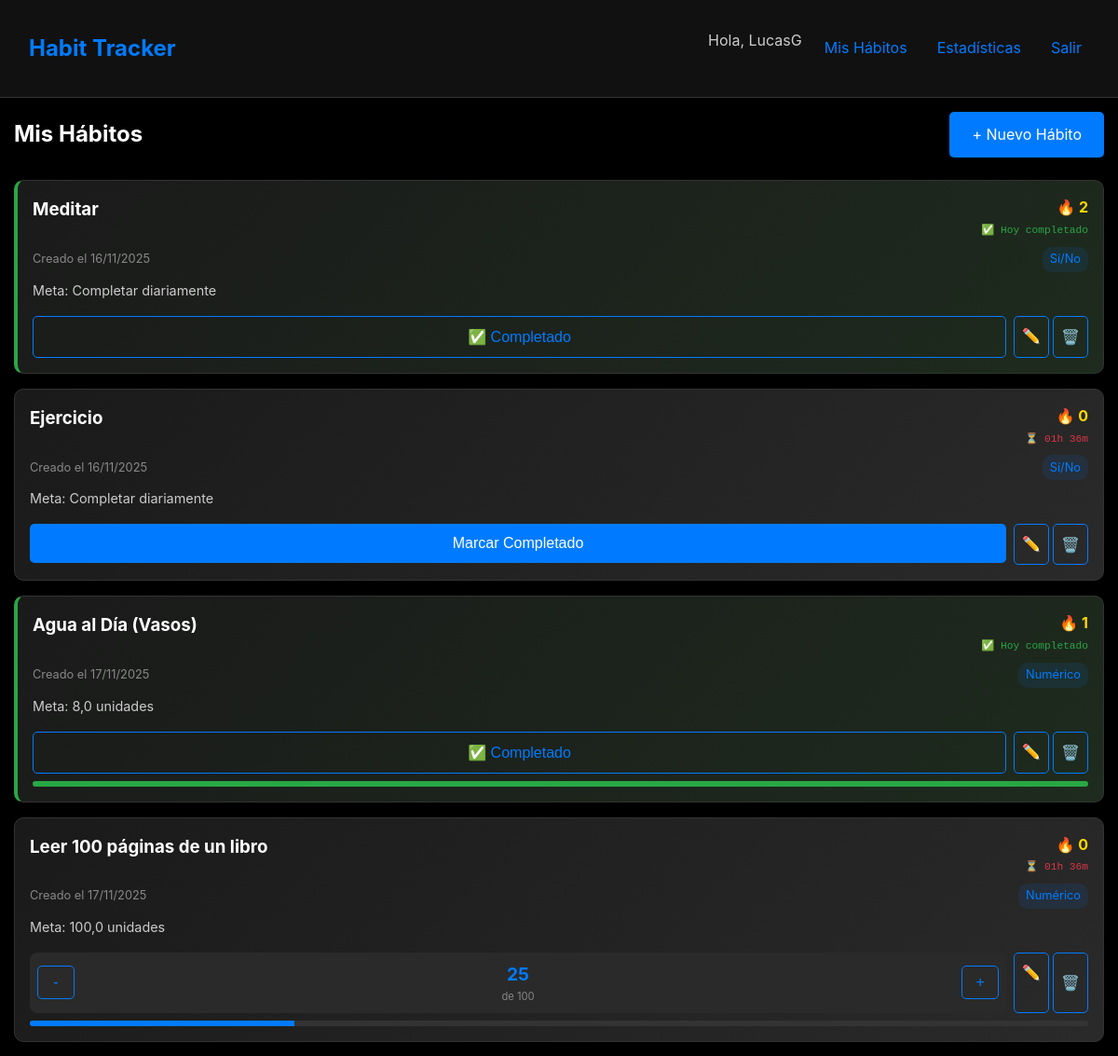
Screenshot of / (signed in) with the database file from the repository.
### habits/models.py (models this page shows, shortened)
class Habit(models.Model):
    GOAL_TYPES = [
        ('boolean', 'Sí/No'),
        ('numeric', 'Numérico'),
        ('time', 'Tiempo'),
    ]
    user = models.ForeignKey(User, on_delete=models.CASCADE)
    name = models.CharField(max_length=200)
    goal_type = models.CharField(max_length=10, choices=GOAL_TYPES, default='boolean')
    target = models.FloatField(default=1.0)
    created_at = models.DateTimeField(auto_now_add=True)
    def formatted_created_at(self):
        return self.created_at.strftime("%d/%m/%Y")
    def current_streak(self):
        logs = self.habitlog_set.order_by('-date')
        if not logs:
            return 0
        streak = 0
        today = timezone.now().date()
        current_date = today
        for log in logs:
            if log.date == current_date:
                if (self.goal_type == 'boolean' and log.value >= 1) or \
                   (self.goal_type in ['numeric', 'time'] and log.value >= self.target):
                    streak += 1
                    current_date -= timezone.timedelta(days=1)
                else:
                    break
            else:
                break
        return streak
    def is_completed_today(self):
        today = timezone.now().date()
        try:
            log = HabitLog.objects.get(habit=self, date=today)
            if self.goal_type == 'boolean':
                return log.value >= 1
            else:
                return log.value >= self.target
        except HabitLog.DoesNotExist:
            return False
    def hours_until_midnight(self):
        now = timezone.now()
        tomorrow = now + timedelta(days=1)
        midnight = tomorrow.replace(hour=0, minute=0, second=0, microsecond=0)
        time_left = midnight - now
        return int(time_left.total_seconds() // 3600), int((time_left.total_seconds() % 3600) // 60)

class HabitLog(models.Model):
    habit = models.ForeignKey(Habit, on_delete=models.CASCADE)
    date = models.DateField(default=timezone.now)
    value = models.FloatField(default=0.0)
    class Meta:
        unique_together = ['habit', 'date']

### habits/views.py (the view)
# urls.py: path('', views.habit_list, name='habit_list'),
@login_required
def habit_list(request):
    habits = Habit.objects.filter(user=request.user)
    today = timezone.now().date()
    for habit in habits:
        try:
            habit.today_log = HabitLog.objects.get(habit=habit, date=today)
        except HabitLog.DoesNotExist:
            habit.today_log = None
    return render(request, 'habits/habit_list.html', {'habits': habits, 'today': today})

### templates/habits/habit_list.html (shortened to what this page needs)
{% extends 'base.html' %}
{% block content %}
<div style="display: flex; justify-content: space-between; align-items: center; margin-bottom: 1.5rem;">
    <h2>Mis Hábitos</h2>
    <a href="{% url 'habit_create' %}" class="btn">+ Nuevo Hábito</a>
</div>
<div class="habit-grid">
    {% for habit in habits %}
    <div class="habit-card {% if habit.today_log and habit.today_log.value >= habit.target %}completed{% endif %}"
         id="habit-{{ habit.id }}">
        <div style="display: flex; justify-content: between; align-items: start; margin-bottom: 0.5rem;">
            <h3 style="flex: 1; margin-right: 1rem;">{{ habit.name }}</h3>
            <div style="text-align: right;">
                <div class="streak">🔥 {{ habit.current_streak }}</div>
                <div class="individual-timer" data-habit-id="{{ habit.id }}"
                     style="font-size: 0.7rem; margin-top: 0.2rem; font-family: monospace;">
                    {% if habit.is_completed_today %}
                        <span style="color: #28a745;">✅ Hoy completado</span>
                    {% else %}
                        {% with habit.hours_until_midnight as time_left %}
                        <span style="color: #ffc107;">⏳ {{ time_left.0 }}h {{ time_left.1 }}m</span>
                        {% endwith %}
                    {% endif %}
                </div>
            </div>
        </div>
        <div style="display: flex; justify-content: space-between; align-items: center; margin-bottom: 0.5rem;">
            <span style="font-size: 0.8rem; color: #888;">
                Creado el {{ habit.formatted_created_at }}
            </span>
            <span style="font-size: 0.8rem; color: #007bff; background: rgba(0,123,255,0.1); padding: 0.2rem 0.5rem; border-radius: 10px;">
                {{ habit.get_goal_type_display }}
            </span>
        </div>
        <div style="margin-bottom: 1rem; font-size: 0.9rem; color: #ccc;">
            {% if habit.goal_type == 'boolean' %}
                Meta: Completar diariamente
            {% else %}
                Meta: {{ habit.target }} {% if habit.goal_type == 'time' %}minutos{% else %}unidades{% endif %}
            {% endif %}
        </div>
        <div style="display: flex; gap: 0.5rem;">
            {% if habit.today_log and habit.today_log.value >= habit.target %}
                <form method="post" action="{% url 'log_habit' habit.id %}" style="flex: 1;">
                    <button type="submit" class="btn btn-outline" style="width: 100%;">
                        ✅ Completado
                    </button>
                </form>
            {% else %}
                {% if habit.goal_type == 'boolean' %}
                    <form method="post" action="{% url 'log_habit' habit.id %}" style="flex: 1;">
                        <button type="submit" class="btn" style="width: 100%;">
                            Marcar Completado
                        </button>
                    </form>
                {% else %}
                    <div style="display: flex; gap: 0.5rem; width: 100%; align-items: center;">
                        <div style="display: flex; align-items: center; gap: 0.5rem; flex: 1; background: #2a2a2a; border-radius: 8px; padding: 0.5rem;">
                            <button type="button" class="btn btn-outline decrement-btn"
                                    data-habit-id="{{ habit.id }}"
                                    style="padding: 0.5rem; min-width: 40px;">-</button>
                            <div style="text-align: center; flex: 1;">
                                <div id="value-{{ habit.id }}" class="habit-value"
                                     style="font-size: 1.2rem; font-weight: bold; color: #007bff;">
                                    {{ habit.today_log.value|default:0|floatformat:0 }}
                                </div>
                                <div style="font-size: 0.7rem; color: #888;">
                                    de {{ habit.target|floatformat:0 }}
                                </div>
                            </div>
                            <button type="button" class="btn btn-outline increment-btn"
                                    data-habit-id="{{ habit.id }}"
                                    style="padding: 0.5rem; min-width: 40px;">+</button>
                        </div>
                    </div>
                {% endif %}
            {% endif %}
            <div style="display: flex; gap: 0.25rem;">
                <a href="{% url 'habit_edit' habit.id %}" class="btn btn-outline" style="padding: 0.5rem;">✏️</a>
                <button type="button" class="btn btn-outline" style="padding: 0.5rem; color: #dc3545;"
                        onclick="confirmDelete({{ habit.id }}, '{{ habit.name|escapejs }}')">🗑️</button>
            </div>
        </div>
        {% if habit.goal_type != 'boolean' %}
        <div style="margin-top: 0.5rem; background: #333; border-radius: 4px; height: 6px; overflow: hidden;">
            <div id="progress-{{ habit.id }}" class="progress-bar"
                 style="height: 100%; background: #007bff; width:
                 {% widthratio habit.today_log.value|default:0 habit.target 100 %}%;
                 transition: width 0.3s ease;">
            </div>
        </div>
        {% endif %}
    </div>
    {% empty %}
    <div class="card" style="text-align: center; padding: 2rem;">
        <h3>No tienes hábitos registrados</h3>
        <p style="margin: 1rem 0; color: #ccc;">Comienza creando tu primer hábito</p>
        <a href="{% url 'habit_create' %}" class="btn">Crear Primer Hábito</a>
    </div>
    {% endfor %}
</div>
{% endblock %}

### templates/base.html (shortened to what this page needs)
<!DOCTYPE html>
<html lang="es">
  <head>
  </head>
  <body>
    <div class="header">
      <div class="container">
        <div class="nav">
          <div class="brand">Habit Tracker</div>
          <div class="nav-links">
            {% if user.is_authenticated %}
              <span style="color: #ccc;">Hola, {{ user.username }}</span>
              <a href="{% url 'habit_list' %}">Mis Hábitos</a>
              <a href="{% url 'statistics' %}">Estadísticas</a>
              <a href="{% url 'logout' %}">Salir</a>
            {% else %}
              <a href="{% url 'login' %}">Ingresar</a>
              <a href="{% url 'register' %}">Registrarse</a>
            {% endif %}
          </div>
        </div>
      </div>
    </div>
    <div class="container">
      {% block content %}
      {% endblock %}
    </div>
  </body>
</html>

### templates/base.html (style rules this page uses)
* { margin: 0; padding: 0; box-sizing: border-box; }
body { background-color: #000; color: #fff; font-family: -apple-system, BlinkMacSystemFont, 'Segoe UI', Roboto, sans-serif; line-height: 1.6; min-height: 100vh; }
.container { max-width: 100%; padding: 15px; margin: 0 auto; }
.header { background-color: #111; padding: 1rem; border-bottom: 1px solid #333; position: sticky; top: 0; z-index: 100; }
.nav { display: flex; justify-content: space-between; align-items: center; }
.brand { font-size: 1.5rem; font-weight: bold; color: #007bff; }
.nav-links { display: flex; gap: 1rem; }
.nav-links a { color: #007bff; text-decoration: none; padding: 0.5rem; }
.btn { display: inline-block; padding: 0.75rem 1.5rem; background-color: #007bff; color: white; text-decoration: none; border-radius: 5px; border: none; font-size: 1rem; cursor: pointer; text-align: center; }
.btn-outline { background-color: transparent; border: 1px solid #007bff; color: #007bff; }
.habit-grid { display: grid; gap: 1rem; }
.habit-card { background: linear-gradient(135deg, #1a1a1a, #2a2a2a); border: 1px solid #333; border-radius: 10px; padding: 1rem; }
.streak { color: #ffd700; font-weight: bold; }
.completed { border-left: 4px solid #28a745; }
.individual-timer { transition: all 0.3s ease; }
.habit-card { position: relative; transition: transform 0.2s ease, box-shadow 0.2s ease; }
.completed { border-left: 4px solid #28a745; background: linear-gradient(135deg, #1a1a1a, #1e2b1e); }
.habit-value { transition: all 0.3s ease; }
.progress-bar { transition: width 0.3s ease, background-color 0.3s ease; }
.habit-card.completed { border-left: 4px solid #28a745; background: linear-gradient(135deg, #1a1a1a, #1e2b1e); }
.habit-card.completed .progress-bar { background: #28a745 !important; }

### rows the page displays
Habit: name "Meditar", current_streak "2", shows "✅ Hoy completado", formatted_created_at "16/11/2025", goal_type "Sí/No", shows "Meta: Completar diariamente", target "✅ Completado"
Habit: name "Ejercicio", current_streak "0", formatted_created_at "16/11/2025", goal_type "Sí/No", shows "Meta: Completar diariamente", shows "Marcar Completado"
Habit: name "Agua al Día (Vasos)", current_streak "1", shows "✅ Hoy completado", formatted_created_at "17/11/2025", goal_type "Numérico", target "8,0", shows "unidades", shows "✅ Completado"
Habit: name "Leer 100 páginas de un libro", current_streak "0", formatted_created_at "17/11/2025", goal_type "Numérico", target "100,0", shows "unidades", today_log.value "25", target "100"

### other values shown
{{ user.username }} "LucasG"
